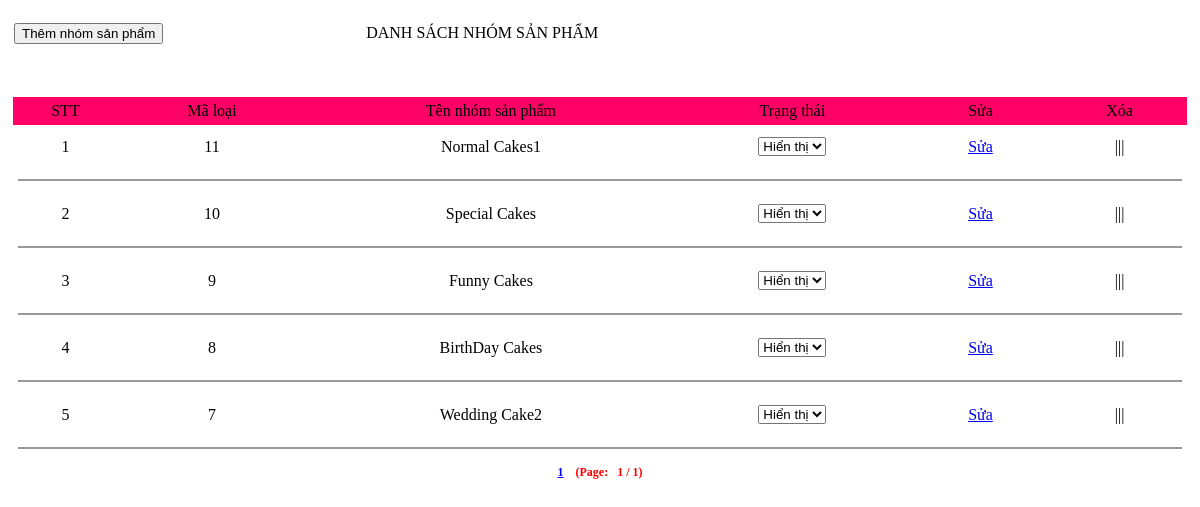
The app's page /admin/category/category_list.php, older data.
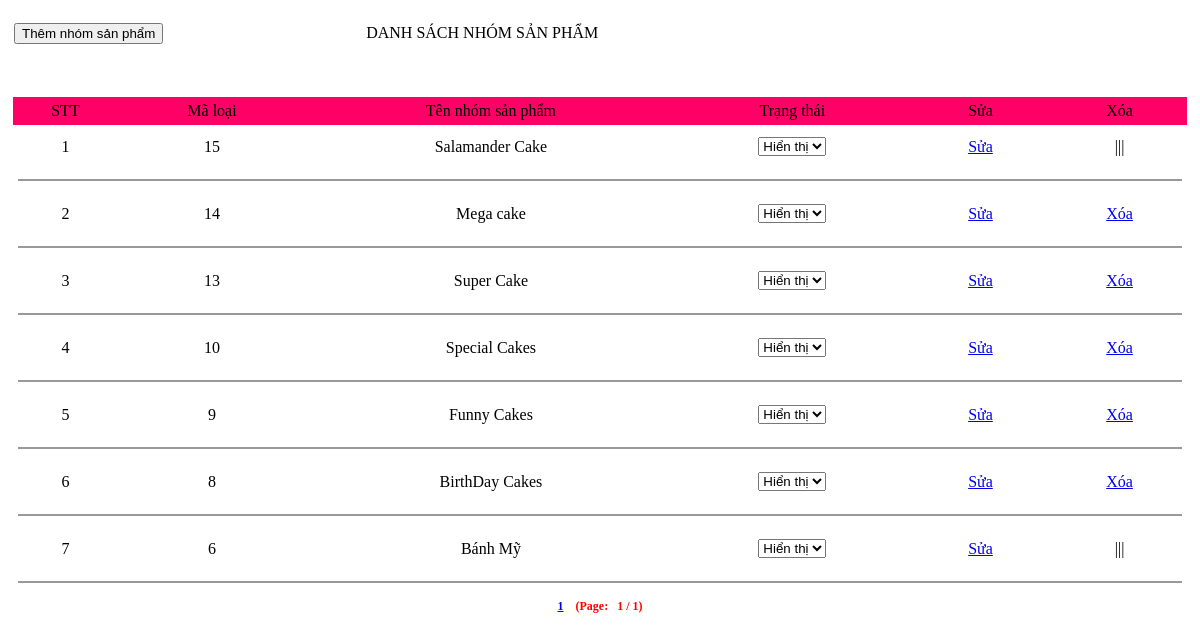
The same page, newer data.
### tables this page shows
CREATE TABLE IF NOT EXISTS `category` (
  `CateID` int(11) NOT NULL AUTO_INCREMENT,
  `CateName` varchar(30) NOT NULL,
  `CateStatus` tinyint(4) NOT NULL DEFAULT '1',
  PRIMARY KEY (`CateID`),
  FULLTEXT KEY `CateName` (`CateName`)
);

### admin/category/category_list.php (the view, shortened to what this page needs)
<?
	$record_per_page = 10;
	$pagenum = $_GET["page"];
	$page = "admin.php?go=category_list";
	$sqlCate="SELECT * FROM category order by CateID desc";
	$ResultCate=mysql_query($sqlCate,$cnn);
	$totalpage =ceil( mysql_num_rows($ResultCate) / $record_per_page);
	if(!$pagenum || $pagenum <=0 || $pagenum > $totalpage){
		$pagenum = 1;
	}
	if($pagenum == 1){
		$from = 0;
	}else{
		$from = ($pagenum-1)*$record_per_page;
	}
	$sqlCate =$sqlCate." LIMIT ".$from.",".$record_per_page;
	$ResultCate=mysql_query($sqlCate,$cnn);
?>
<table width="100%" align="center" cellpadding="5" cellspacing="0">
  <tr>
    <td colspan="6" align="center">
		<table width="100%" border="0" cellspacing="0">
		  <tr>
			<td width="30%" height="40">
				<input class="buttonbutton" id="btadd" name="submit" type="submit" onclick="window.location ='admin.php?go=category_add'" value="Thêm nhóm sản phẩm" />			</td>
			<td width="70%"><span class="style1">DANH SÁCH NHÓM SẢN PHẨM </span></td>
		  </tr>
	  </table>
        <p>&nbsp;</p></td>
  </tr>
  <tr><td>
	  <div class="table2">
				<table width="100%" border="0" cellpadding="5" cellspacing="0">
				  <tr>
					<td width="53" align="center" bgcolor="#FF0066"><span class="style2">STT</span></td>
					<td width="103" align="center" bgcolor="#FF0066"><span class="style2">Mã loại </span></td>
					<td width="212" align="center" bgcolor="#FF0066"><span class="style2">Tên nhóm sản phẩm </span></td>
					<td width="130" align="center" bgcolor="#FF0066"><span class="style2">Trạng thái </span></td>
					<td align="center" bgcolor="#FF0066"><span class="style2">Sửa</span></td>
					<td align="center" bgcolor="#FF0066"><span class="style2">Xóa</span></td>
				  </tr>
				  <?
					$t=0;
					while($rowCate=mysql_fetch_array($ResultCate))
					{
						$t++;
				  ?>
				  <tr onMouseOver="this.className='over'" onMouseOut="this.className='out'">
					<td align="center" height="43" onClick="location.href='admin.php?go=product_list&cid=<? echo $rowCate['CateID']; ?>'"><div align="center"><?php echo($t);?></div></td>
					<td align="center" onClick="location.href='admin.php?go=product_list&cid=<? echo $rowCate['CateID']; ?>'">
						<?
							echo $rowCate['CateID'];
						?>	</td>
					<td align="center" onClick="location.href='admin.php?go=product_list&cid=<? echo $rowCate['CateID']; ?>'">
						<?
							echo $rowCate['CateName'];
						?>	</td>
					<td align="center"><select class="tableboxinput" name="select" onChange="location.href='admin.php?go=category_list&action=update&cid=<? echo $rowCate['CateID']; ?>&status='+this.value">
						<?
							if($rowCate['CateStatus']==1)
							{
						?>
							<option value="1">Hiển thị</option>
						<?
							}else{
						?>
							<option value="0">Ẩn</option>
							<option value="1">Hiển thị</option>
						<?
							}
						?>
					</select>    </td>
					<td width="76" align="center"><a href="admin.php?go=category_edit&action=edit&cid=<? echo $rowCate['CateID']; ?>">Sửa</a></td>
					<td width="71" align="center">
						<?
							$sql_check="SELECT * FROM product WHERE CateID=".$rowCate['CateID'];
							$re_check=mysql_query($sql_check,$cnn);
							$count=0;
							while($row_check=mysql_fetch_array($re_check))
								{
									$count=1;
								}
							if($count==1)
							{
								echo ("|||");
							}
							else{
						?>
						<a href="admin.php?go=category_list&action=del&cid=<? echo $rowCate['CateID'] ?>" onClick="if(confirm('Bạn có chắc chắc muốn xóa loại sản phẩm này không?')) return true; else return false;">Xóa</a>
						<?
						}
						?>	</td>
				  </tr>
				  <tr style="font-size:12px; font-weight:bold">
					<td colspan="6" align="center" ><hr color="#999999" size="2" /></td>
				  </tr>
				  <?
				  }
				  ?>
				  <tr style="font-size:12px; font-weight:bold">
					<td colspan="6" align="center" ><?
							for($i =1; $i<=$totalpage;$i++)
							{
								if ($i==1){
									echo "<a href='".$page."&page=".$i."' >".$i."</a>"	;
								}else{
								if($pagenum==$i)
									echo " | <a href='".$page."&page=".$i."'><B><font color=red><u>".$i."</u></font></B></a>";
								else
									echo " | <a href='".$page."&page=".$i."'>".$i."</a>";
								}
							}
							echo("<font color=red>  &nbsp; &nbsp;(Page: &nbsp; ".$pagenum."&nbsp;/&nbsp;".$totalpage.")");
						?></td>
				  </tr>
				</table><br />
	  </div>
  </td></tr>
</table>

Row changes from the older to the newer data that the page shows:
removed category: CateID "11", CateName "Normal Cakes1", select "Hiển thị"
removed category: CateID "7", CateName "Wedding Cake2", select "Hiển thị"
added category: CateID "15", CateName "Salamander Cake", select "Hiển thị"
added category: CateID "14", CateName "Mega cake", select "Hiển thị"
added category: CateID "13", CateName "Super Cake", select "Hiển thị"
computed for category "Special Cakes": text "|||" → "Xóa"
computed for category "Funny Cakes": text "|||" → "Xóa"
computed for category "BirthDay Cakes": text "|||" → "Xóa"
added category: CateID "6", CateName "Bánh Mỹ", select "Hiển thị"
